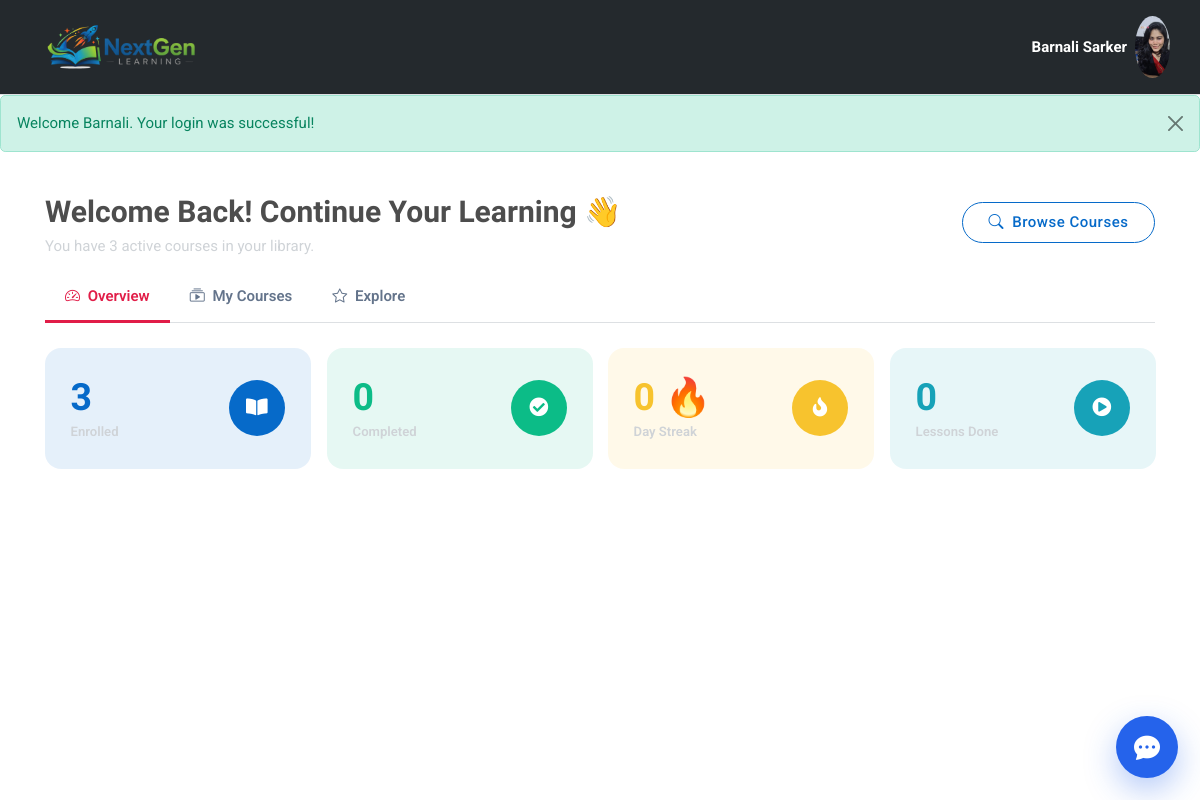
The page /student/dashboard.php (signed in) on the database its author committed.
### tables this page shows
CREATE TABLE `users` (
  `id` int(11) NOT NULL,
  `role` enum('student','admin','instructor') NOT NULL DEFAULT 'student',
  `first_name` varchar(255) NOT NULL,
  `last_name` varchar(255) NOT NULL,
  `phone` varchar(255) NOT NULL,
  `email` varchar(255) NOT NULL,
  `password` varchar(255) NOT NULL,
  `avatar` varchar(255) DEFAULT NULL,
  `created_at` datetime NOT NULL DEFAULT current_timestamp(),
  `updated_at` datetime NOT NULL DEFAULT current_timestamp()
);

### includes/get_totals.php (called while the page is built, shortened)
<?php
function total_course_enrolled($conn, $user_id)
{
  $sql = "SELECT COUNT(*) AS count FROM enrollments WHERE user_id = $user_id AND status = 'success'";
  $result = mysqli_query($conn, $sql);
  $row = mysqli_fetch_assoc($result);
  return $row['count'] ?? 0;
}

### includes/get_progress.php (called while the page is built, shortened)
<?php
function get_course_progress($conn, $user_id, $course_id)
{
    $stmt = $conn->prepare("SELECT COUNT(*) AS total FROM topics WHERE course_id = ?");
    $stmt->bind_param("i", $course_id);
    $stmt->execute();
    $result = $stmt->get_result();
    $row = $result->fetch_assoc();
    $total_topics = (int)$row['total'];
    if ($total_topics === 0) return 0;
    $stmt = $conn->prepare("SELECT COUNT(DISTINCT topic_id) AS watched FROM watched_topics WHERE user_id = ? AND course_id = ?");
    $stmt->bind_param("ii", $user_id, $course_id);
    $stmt->execute();
    $result = $stmt->get_result();
    $row = $result->fetch_assoc();
    $watched = (int)$row['watched'];
    return round(($watched / $total_topics) * 100);
}
function get_all_courses_progress($conn, $user_id)
{
    $sql = "SELECT e.course_id, c.title, c.thumbnail, c.duration
            FROM enrollments e
            JOIN courses c ON e.course_id = c.id
            WHERE e.user_id = ? AND e.status = 'success'";
    $stmt = $conn->prepare($sql);
    $stmt->bind_param("i", $user_id);
    $stmt->execute();
    $result = $stmt->get_result();
    $courses = [];
    while ($row = $result->fetch_assoc()) {
        $row['progress'] = get_course_progress($conn, $user_id, $row['course_id']);
        $courses[] = $row;
    }
    return $courses;
}
function get_completed_courses_count($conn, $user_id)
{
    $courses = get_all_courses_progress($conn, $user_id);
    $count = 0;
    return $count;
}

### includes/get_watched.php (called while the page is built, shortened)
<?php
function get_learning_streak($conn, $user_id)
{
    $sql = "SELECT DISTINCT DATE(watched_at) AS watch_date
            FROM watched_topics
            WHERE user_id = ?
            ORDER BY watch_date DESC";
    $stmt = $conn->prepare($sql);
    $stmt->bind_param("i", $user_id);
    $stmt->execute();
    $result = $stmt->get_result();
    $dates = [];
    if (empty($dates)) return 0;
    $streak = 0;
    return $streak;
}
function get_total_watched_topics($conn, $user_id)
{
    $stmt = $conn->prepare("SELECT COUNT(DISTINCT topic_id) AS total FROM watched_topics WHERE user_id = ?");
    $stmt->bind_param("i", $user_id);
    $stmt->execute();
    $result = $stmt->get_result();
    $row = $result->fetch_assoc();
    return (int)$row['total'];
}

### includes/get_user_by_id.php (called while the page is built, shortened)
<?php
function get_user($conn, $user_id)
{
    $stmt = $conn->prepare("SELECT * FROM users WHERE id = ?");
    $stmt->bind_param("s", $user_id);
    if (!$stmt->execute()) {
        echo "Error executing query: " . $stmt->error;
        return null;
    }
    $result = $stmt->get_result();
    if ($result->num_rows > 0) {
        $user = $result->fetch_assoc();
        return $user;
    } else {
        echo "No user found with the given email.";
        $stmt->close();
        return null;
    }
}
?>

### student/dashboard.php (the view, shortened to what this page needs)
<?php
require_once '../includes/db.php';
require_once '../includes/get_totals.php';
require_once '../includes/get_progress.php';
require_once '../includes/get_watched.php';
$user_id    = $_SESSION['user_id'] ?? null;
$courses = get_enrolled_course($conn, $user_id);
$streak = get_learning_streak($conn, $user_id);
$total_watched = get_total_watched_topics($conn, $user_id);
$completed_courses = get_completed_courses_count($conn, $user_id);
$enrolled_count = total_course_enrolled($conn, $user_id);
?>
<div class="container pb-4">
    <div class="d-flex justify-content-between align-items-center mb-3 pt-4">
        <div>
            <h3 class="fw-bold mb-1" style="color:#4d4d4d;">
                <?php if ($enrolled_count > 0): ?>
                    Welcome Back! Continue Your Learning 👋
                <?php else: ?>
                    Welcome! Start Your Learning Journey 👋
                <?php endif; ?>
            </h3>
            <p class="m-0 text-muted">
                <?php if ($enrolled_count > 0): ?>
                    You have <?= $enrolled_count ?> active <?= $enrolled_count === 1 ? 'course' : 'courses' ?> in your library.
                <?php else: ?>
                    Explore courses and start learning today.
                <?php endif; ?>
            </p>
        </div>
        <div class="d-none d-md-block">
            <a href="../our_courses.php?type=paid" class="btn btn-outline-primary rounded-pill px-4">
                <i class="bi bi-search me-1"></i> Browse Courses
            </a>
        </div>
    </div>
    <?php if (empty($courses)): ?>
    <div class="d-flex flex-column align-items-center justify-content-center text-center py-5">
        <img src="../assets/images/empty.jpg" alt="No Courses Found" class="img-fluid mb-4" style="max-width: 360px;">
        <h3 class="fw-bold mb-2">No Courses Yet 📚</h3>
        <p class="mb-4" style="max-width:520px;">
            You haven't enrolled in any courses yet.
            Start learning today by exploring our curated courses
            and begin your learning journey with Nextgen Learning.
        </p>
        <div class="d-flex gap-3">
            <a href="../our_courses.php?type=paid" class="btn btn-primary rounded-pill px-4">
                <i class="bi bi-search me-1"></i> Browse Courses
            </a>
            <a href="../our_courses.php?type=free" class="btn btn-outline-secondary rounded-pill px-4">
                <i class="bi bi-lightning-charge me-1"></i> Free Courses
            </a>
        </div>
    </div>
    <?php else: ?>
    <ul class="nav nav-tabs mb-4" id="dashboardTab" role="tablist">
        <li class="nav-item" role="presentation">
            <button class="nav-link active" id="overview-tab" data-bs-toggle="tab" data-bs-target="#overview" type="button" role="tab">
                <i class="bi bi-speedometer2 me-1"></i> Overview
            </button>
        </li>
        <li class="nav-item" role="presentation">
            <button class="nav-link" id="courses-tab" data-bs-toggle="tab" data-bs-target="#courses" type="button" role="tab">
                <i class="bi bi-collection-play me-1"></i> My Courses
            </button>
        </li>
        <li class="nav-item" role="presentation">
            <button class="nav-link" id="explore-tab" data-bs-toggle="tab" data-bs-target="#explore" type="button" role="tab">
                <i class="bi bi-star me-1"></i> Explore
            </button>
        </li>
    </ul>
    <div class="tab-content" id="dashboardTabContent">
        <div class="tab-pane fade show active" id="overview" role="tabpanel">
            <div class="row g-3 mb-4">
                <div class="col-6 col-md-3">
                    <div class="stat-card card card-body bg-primary bg-opacity-10 p-3 p-md-4 h-100"
                         role="button"
                         tabindex="0"
                         onclick="const t = document.getElementById('courses-tab'); if (t) { new bootstrap.Tab(t).show(); }"
                         style="cursor: pointer;"
                         title="Go to My Courses">
                        <div class="d-flex justify-content-between align-items-center">
                            <div>
                                <h2 class="fw-bold mb-0 text-primary"><?= $enrolled_count ?></h2>
                                <span class="small fw-semibold text-muted">Enrolled</span>
                            </div>
                            <div class="icon-lg rounded-circle bg-primary text-white">
                                <i class="fas fa-book-open fa-fw"></i>
                            </div>
                        </div>
                    </div>
                </div>
                <div class="col-6 col-md-3">
                    <div class="stat-card card card-body bg-success bg-opacity-10 p-3 p-md-4 h-100"
                         role="button"
                         tabindex="0"
                         onclick="const t = document.getElementById('courses-tab'); if (t) { new bootstrap.Tab(t).show(); }"
                         style="cursor: pointer;"
                         title="Go to My Courses">
                        <div class="d-flex justify-content-between align-items-center">
                            <div>
                                <h2 class="fw-bold mb-0 text-success"><?= $completed_courses ?></h2>
                                <span class="small fw-semibold text-muted">Completed</span>
                            </div>
                            <div class="icon-lg rounded-circle bg-success text-white">
                                <i class="fas fa-check-circle fa-fw"></i>
                            </div>
                        </div>
                    </div>
                </div>
                <div class="col-6 col-md-3">
                    <div class="stat-card card card-body bg-warning bg-opacity-10 p-3 p-md-4 h-100">
                        <div class="d-flex justify-content-between align-items-center">
                            <div>
                                <h2 class="fw-bold mb-0 text-warning"><?= $streak ?> 🔥</h2>
                                <span class="small fw-semibold text-muted">Day Streak</span>
                            </div>
                            <div class="icon-lg rounded-circle bg-warning text-white">
                                <i class="fas fa-fire fa-fw"></i>
                            </div>
                        </div>
                    </div>
                </div>
                <div class="col-6 col-md-3">
                    <div class="stat-card card card-body bg-info bg-opacity-10 p-3 p-md-4 h-100">
                        <div class="d-flex justify-content-between align-items-center">
                            <div>
                                <h2 class="fw-bold mb-0 text-info"><?= $total_watched ?></h2>
                                <span class="small fw-semibold text-muted">Lessons Done</span>
                            </div>
                            <div class="icon-lg rounded-circle bg-info text-white">
                                <i class="fas fa-play-circle fa-fw"></i>
                            </div>
                        </div>
                    </div>
                </div>
            </div>
        </div>
    <?php endif; ?>
</div>
<?php
$content = ob_get_clean();
include('../layouts/student.php');
?>

### layouts/student.php (shortened to what this page needs)
<?php
include_once('../includes/db.php');
include_once('../includes/get_user_by_id.php');
$user_id = $_SESSION['user_id'];
$user = get_user($conn, $user_id);
?>
<!DOCTYPE html>
<html lang="en">
<head>
    <link rel="stylesheet" type="text/css" href="../assets/vendor/font-awesome/css/all.min.css">
    <link rel="stylesheet" type="text/css" href="../assets/vendor/bootstrap-icons/bootstrap-icons.css">
    <link rel="stylesheet" type="text/css" href="../assets/vendor/choices/css/choices.min.css">
    <link rel="stylesheet" type="text/css" href="https://cdn.jsdelivr.net/npm/glightbox/dist/css/glightbox.min.css">
    <link rel="stylesheet" type="text/css" href="https://cdn.quilljs.com/1.3.7/quill.snow.css">
    <link rel="stylesheet" type="text/css" href="../assets/vendor/stepper/css/bs-stepper.min.css">
    <link rel="stylesheet" type="text/css" href="../assets/vendor/overlay-scrollbar/css/overlayscrollbars.min.css">
    <link rel="stylesheet" type="text/css" href="../assets/css/style.css">
</head>
<body>
    <nav class="navbar top-bar border-bottom shadow-none py-0 py-xl-3" style="background:#24292d;">
        <div class="container p-0">
            <div class="d-flex align-items-center w-100">
                <div class="ms-3 d-none d-xl-block">
                    <a href="../student/dashboard.php"><img class="navbar-logo" src="../assets/images/logo.png" alt="logo"></a>
                </div>
                <div class="ms-auto">
                    <ul class="navbar-nav flex-row align-items-center">
                        <li class="nav-item dropdown">
                            <a class="d-flex align-items-center text-white text-decoration-none"
                            href="#"
                            id="profileDropdown"
                            role="button"
                            data-bs-toggle="dropdown"
                            aria-expanded="false">
                                <span class="me-2 fw-bold text-white">
                                    <?= $user['first_name'] ?> <?= $user['last_name'] ?>
                                </span>
                                <?php if ($user['avatar']) { ?>
                                    <img class="rounded-circle"
                                        src="../uploads/img/users/<?php echo $user['avatar']; ?>"
                                        width="35" height="35"
                                        style="object-fit: cover; min-width: 35px;">
                                <?php } ?>
                            </a>
                        </li>
                    </ul>
                </div>
            </div>
        </div>
    </nav>
    <?php
    if (!empty($_SESSION['error_message']) || !empty($_SESSION['success_message'])) {
        $isError = !empty($_SESSION['error_message']);
        $alertType = $isError ? 'warning' : 'success';
        $message = $isError ? $_SESSION['error_message'] : $_SESSION['success_message'];
        ?>
        <div class="alert alert-<?= $alertType ?> alert-dismissible fade show" role="alert">
            <?= htmlspecialchars($message) ?>
            <button type="button" class="btn-close" data-bs-dismiss="alert" aria-label="Close"></button>
        </div>
    <?php
    }
    ?>
    <main>
        <?php echo $content; ?>
    </main>
    <?php if (empty($hide_default_chatbot)) { $ngChatBasePath = '../'; include '../chatbot/widget.php'; } ?>
</body>
</html>

### layouts/student.php (style rules this page uses)
.navbar { overflow: visible !important; }

### student/dashboard.php (style rules this page uses)
.stat-card { border: none; border-radius: 16px; transition: transform 0.2s ease; }
.nav-tabs .nav-link { font-weight: 600; color: #64748b; border: none; border-bottom: 3px solid transparent; padding: 0.75rem 1.25rem; }
.nav-tabs .nav-link.active { color: #e11d48; border-bottom-color: #e11d48; background: none; }

### rows shown on the page
users: first_name "Barnali", last_name "Sarker", avatar (picture)

### other values the page prints
$message "Welcome Barnali. Your login was successful!"
$enrolled_count "3"
$completed_courses "0"
$streak "0"
$total_watched "0"
